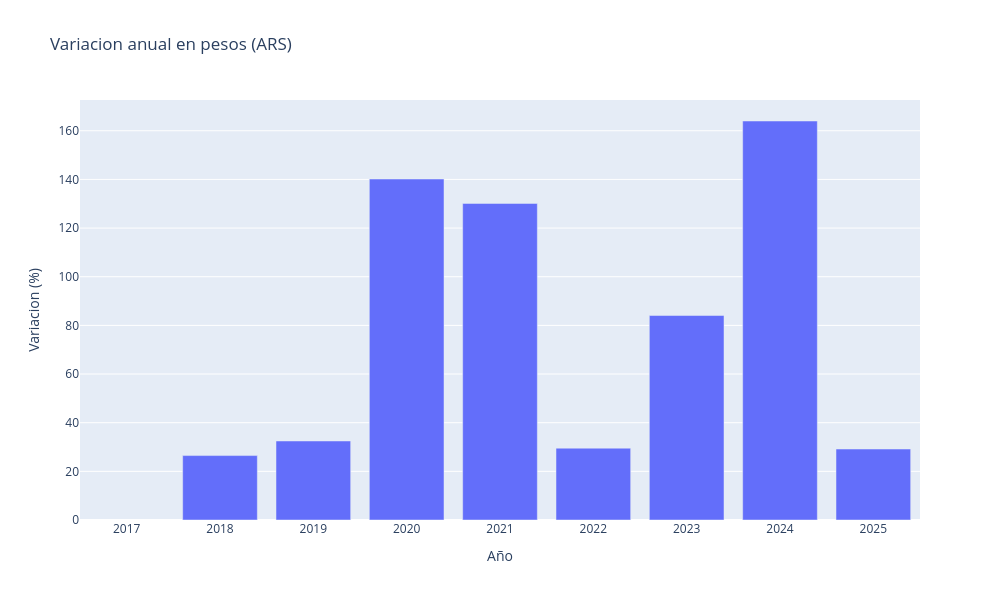

Notebook code for this chart:
### Markdown cell above
<div style="
    background: linear-gradient(#0c4555);
    padding: 18px 22px;
    border-radius: 10px;
    font-size: 16px;
    font-weight: 500;
    color: #ffffff;
    line-height: 1.6;
    font-family: -apple-system, BlinkMacSystemFont, 'Segoe UI', Roboto, sans-serif;
    border-left: 4px solid #44b5f7;
">
¿La variacion en pesos muestra una tendencia clara de crecimiento del negocio?
</div>

### Code cell
fig = px.bar(
    df_inflacion,
    x="year",
    y="growth_ars",
    title="Variacion anual en pesos (ARS)",
    labels={
        "year": "Año",
        "growth_ars": "Variacion (%)"
    },
    width=1000,   
    height=600
)

fig.show()

### Figure 1 — Plotly figure (JSON) as saved in the notebook; plotly's stock layout.template omitted (floating-point values rounded to 4 significant figures)
{"data": [{"hovertemplate": "Año=%{x}<br>Variacion (%)=%{y}<extra></extra>", "legendgroup": "", "marker": {"color": "#636efa", "pattern": {"shape": ""}}, "name": "", "orientation": "v", "showlegend": false, "textposition": "auto", "type": "bar", "x": [2017, 2018, 2019, 2020, 2021, 2022, 2023, 2024, 2025], "xaxis": "x", "y": [NaN, 26.49, 32.48, 140.2, 130.1, 29.53, 84.05, 164.0, 29.18], "yaxis": "y"}], "layout": {"barmode": "relative", "height": 600, "legend": {"tracegroupgap": 0}, "title": {"text": "Variacion anual en pesos (ARS)"}, "width": 1000, "xaxis": {"anchor": "y", "domain": [0, 1], "title": {"text": "Año"}}, "yaxis": {"anchor": "x", "domain": [0, 1], "title": {"text": "Variacion (%)"}}}}
